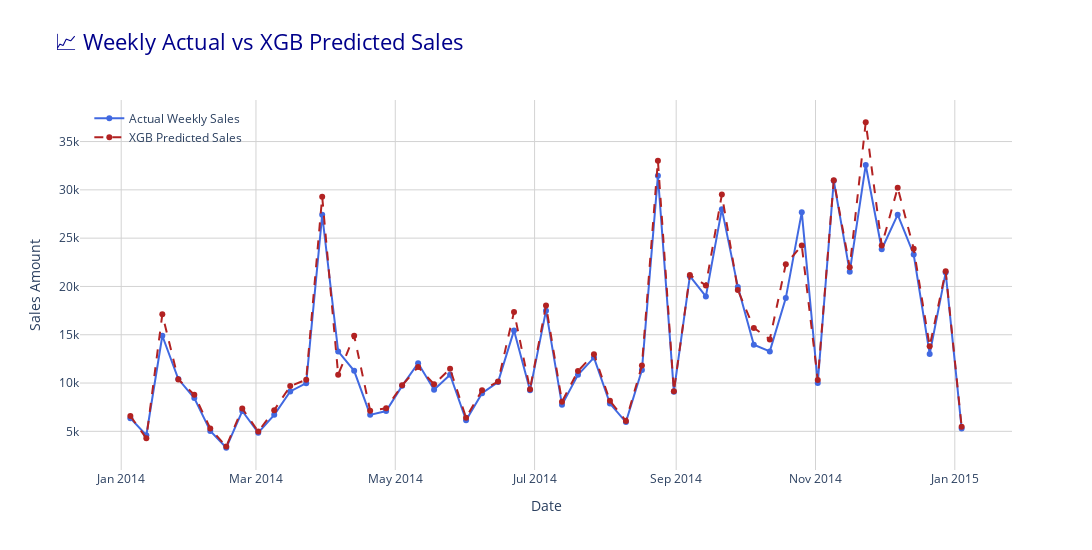

This figure's notebook cell:
### Code cell
fig = plot_forecast(dates_test,y_test,preds_xgb,model_name='XGB')
fig.show()
fig.write_image(config['dir']['artifacts_dir']+'/XGBoost.png')
